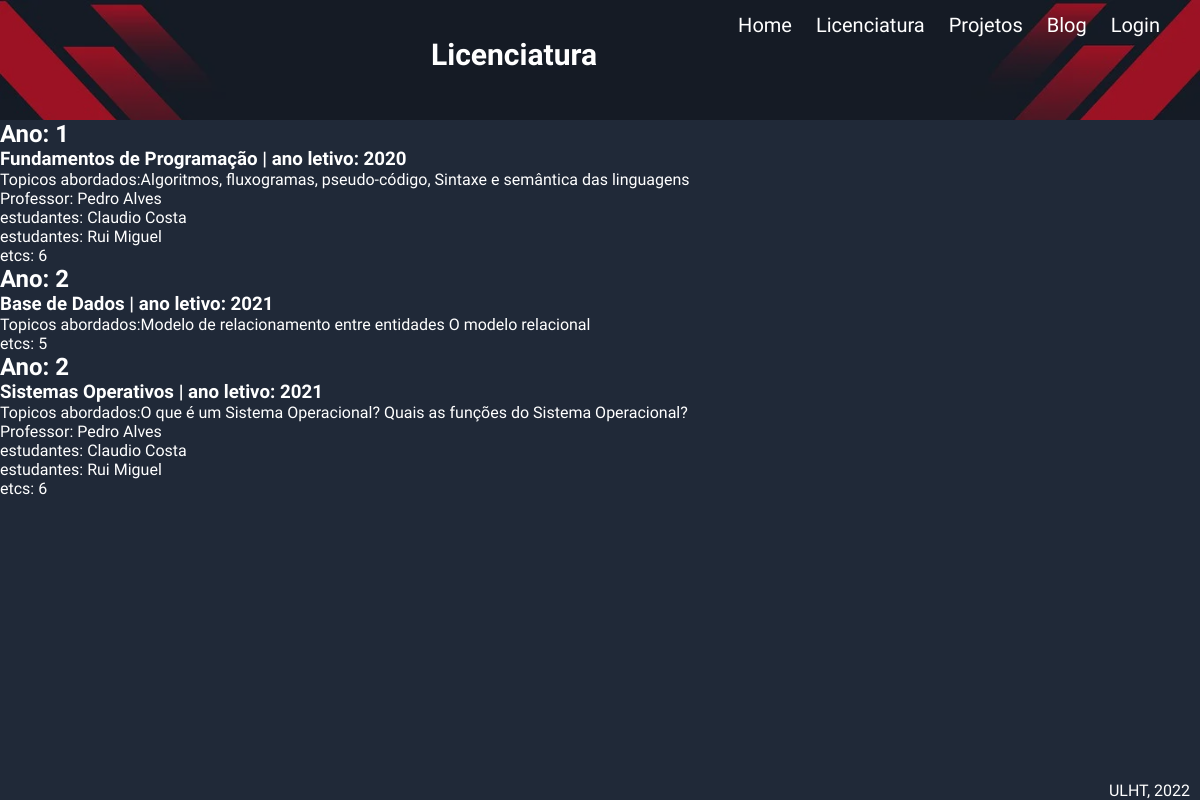
Before: /licenciatura with the older database file.
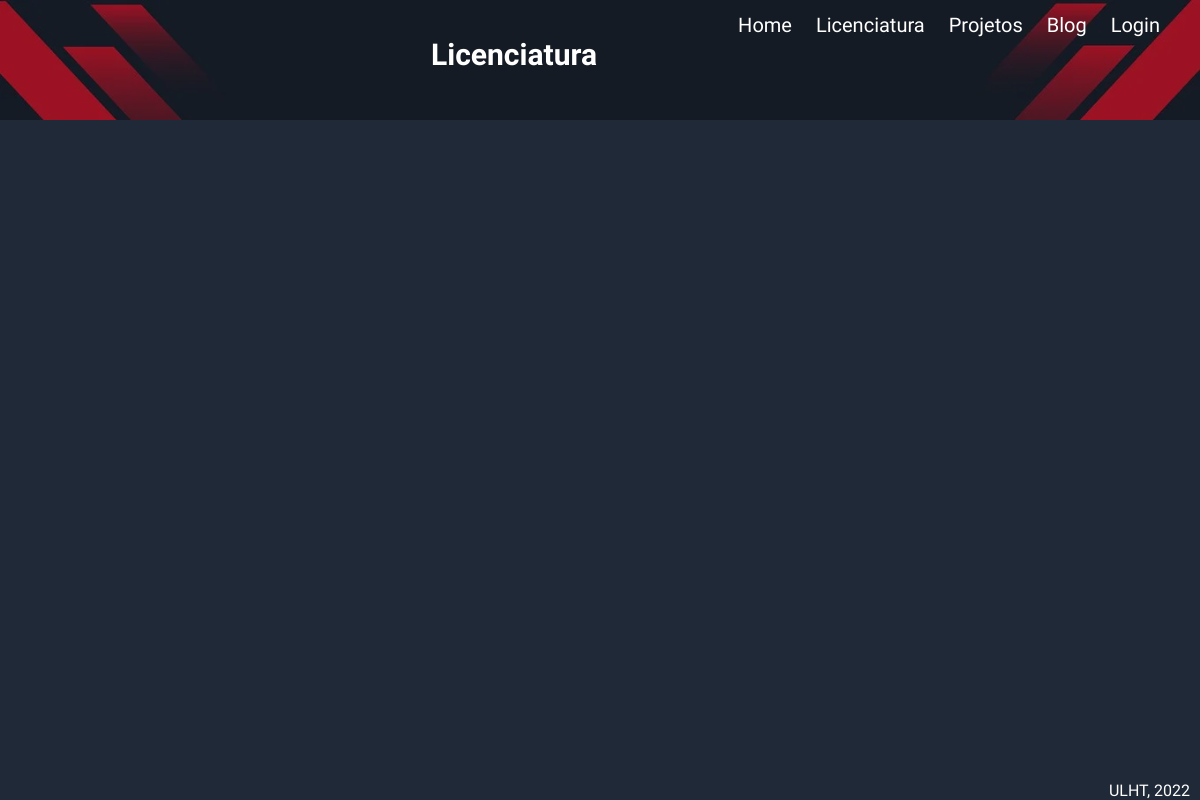
After: the same page with the newer database file.
### portfolio/models.py (models this page shows, shortened)
class Subject(models.Model):
    name = models.CharField(max_length=30)
    year = models.IntegerField(default=0)
    etcs = models.IntegerField(default=0)
    semester = models.IntegerField(default=0)
    school_year = models.IntegerField(default=0)
    rank = models.IntegerField(default=0, validators=[
            MaxValueValidator(5),
            MinValueValidator(0)
        ])
    topics = models.CharField(max_length=100)
    students = models.ManyToManyField(Student, blank = True)
    teacher = models.ManyToManyField(Teacher, blank = True)

class Person(models.Model):
    name = models.CharField(max_length=50)
    linkdin = models.URLField()
    class Meta:
        abstract = True

class Teacher(Person,models.Model):
    lusofona_url = models.URLField()

class Student(Person,models.Model):
    portfolio = models.URLField()
    github = models.URLField()

### portfolio/views.py (the view)
# urls.py: path('licenciatura', views.licenciatura_page_view, name='licenciatura'),
def licenciatura_page_view(request):
    agora = datetime.datetime.now()
    local = 'Lisboa'
    context = {
        'cadeiras':Subject.objects.all().order_by('year','semester')[:3],
    }
    return render(request, 'portfolio/licenciatura.html',context)

### portfolio/templates/portfolio/licenciatura.html (shortened to what this page needs)
{% extends 'portfolio/layout.html' %}
{% block header %}
<div class="welcome-text">Licenciatura</div>
{% endblock %}
{% block main %}
{% for cadeira in cadeiras %}
<h2>Ano: {{cadeira.year}} </h2>
<div class="subjects-box">
    <div class="subjects-text">
        <h3>{{cadeira.name}} | ano letivo: {{cadeira.school_year}}</h3>
        <p>Topicos abordados:{{cadeira.topics}}</p>
        {% for teacher in cadeira.teacher.all %}
        <p>Professor: {{teacher.name}}</p>
        {% endfor %}
        {% for student in cadeira.students.all %}
        <p>estudantes: {{student.name}}</p>
        {% endfor %}
        <p>etcs: {{cadeira.etcs}}</p>
    </div>
</div>
{% endfor %}
{% endblock %}

### portfolio/templates/portfolio/layout.html (shortened to what this page needs)
<!DOCTYPE html>
<html lang="pt">
<html>
<head>
    {% load static %}
    <link rel="stylesheet" href="{% static 'portfolio/css/estilos.css' %}">
</head>
<body>
    <div class="page-layout">
        <header class="top-bar">
            <nav class="top-nav-bar" role="navigation">
                <ul>
                    <li><a href="{% url 'portfolio:home' %}">Home</a></li>
                    <li><a href="{% url 'portfolio:licenciatura' %}">Licenciatura</a></li>
                    <li><a href="{% url 'portfolio:projetos' %}">Projetos</a></li>
                    <li><a href="{% url 'portfolio:blog' %}">Blog</a></li>
                    {% if request.user.is_authenticated %}
                    <li><a href="{% url 'portfolio:logout' %}">Logout</a></li>
                    {% else %}
                    <li><a href="{% url 'portfolio:login' %}">Login</a></li>
                    {% endif %}
                </ul>
                {% block header %}
                {% endblock header %}
            </nav>
        </header>
        <main class="main-body">
            {% block main %}
            {% endblock main %}
        </main>
        <footer class="bottom">ULHT, 2022</footer>
    </div>
</body>
</html>

### portfolio/static/portfolio/css/estilos.css (style rules this page uses)
* { font-family: 'Ubuntu', sans-serif; box-sizing: border-box; border: 0; margin: 0; padding: 0; }
.main-body { grid-area: main; height: 100%; width: 100%; color: white; }
.top-bar { height: 120px; background: url("/static/portfolio/images/banner.webp"); background-size: cover; grid-area: nav; }
.bottom { grid-area: bot; }
.welcome-text { font-weight: bold; font-size: 30px; padding-top: 30px; text-align: center; padding-left: 300px; color:white; }
body { background-color:#202938; display: grid; min-height: 100vh; margin: 0; grid-template-rows: auto 1fr auto; grid-template-areas: 'nav' 'main' 'bot'; }
.top-nav-bar a { box-shadow: inset 0 0 0 0 grey; font-size: 20px; color: white; margin: 5px; padding: 5px; transition: color .3s ease-in-out, box-shadow .3s ease-in-out; text-decoration: none; }
footer { color:white; padding: 0 10px; bottom: 0; position:absolute; right: 0%; }
nav { width: 100%; height: 120px; background-color: #0005; line-height: 50px; }
nav ul { float: right; margin-right: 30px; }
nav ul li { list-style-type: none; display: inline-block; transition: 0.7s all; }

Changed rows visible on the page:
removed Subject: year "1", name "Fundamentos de Programação", school_year "2020", topics "Algoritmos, fluxogramas, pseudo-código, Sintaxe e semântica das linguagens", etcs "6"
removed Teacher: name "Pedro Alves"
removed Student: name "Claudio Costa"
removed Student: name "Rui Miguel"
removed Subject: year "2", name "Base de Dados", school_year "2021", topics "Modelo de relacionamento entre entidades O modelo relacional", etcs "5"
removed Subject: year "2", name "Sistemas Operativos", school_year "2021", topics "O que é um Sistema Operacional? Quais as funções do Sistema Operacional?", etcs "6"
